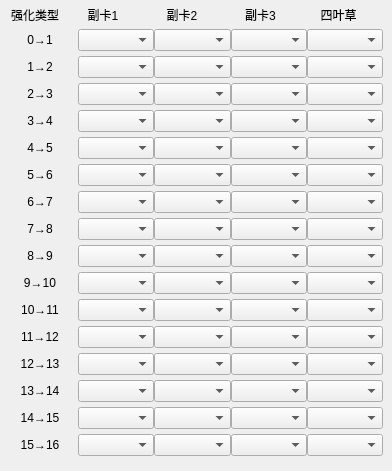
    <widget class="QWidget" name="tab_2">
     <property name="toolTip">
      <string/>
     </property>
     <attribute name="title">
      <string>强卡方案</string>
     </attribute>
     <attribute name="toolTip">
      <string>记得用心填写哦</string>
     </attribute>
     <widget class="QWidget" name="layoutWidget">
      <property name="geometry">
       <rect>
        <x>2</x>
        <y>1</y>
        <width>381</width>
        <height>461</height>
       </rect>
      </property>
      <layout class="QVBoxLayout" name="verticalLayout">
       <property name="spacing">
        <number>0</number>
       </property>
       <item>
        <layout class="QHBoxLayout" name="horizontalLayout">
         <item>
          <widget class="QLabel" name="label">
           <property name="sizePolicy">
            <sizepolicy hsizetype="Fixed" vsizetype="Fixed">
             <horstretch>0</horstretch>
             <verstretch>0</verstretch>
            </sizepolicy>
           </property>
           <property name="toolTip">
            <string>鼠标点击下面的数字有惊喜！</string>
           </property>
           <property name="text">
            <string>&lt;html&gt;&lt;head/&gt;&lt;body&gt;&lt;p align=&quot;center&quot;&gt;强化类型&lt;/p&gt;&lt;/body&gt;&lt;/html&gt;</string>
           </property>
          </widget>
         </item>
         <item>
          <widget class="QLabel" name="label_40">
           <property name="sizePolicy">
            <sizepolicy hsizetype="Fixed" vsizetype="Fixed">
             <horstretch>0</horstretch>
             <verstretch>0</verstretch>
            </sizepolicy>
           </property>
           <property name="minimumSize">
            <size>
             <width>70</width>
             <height>0</height>
            </size>
           </property>
           <property name="text">
            <string>&lt;html&gt;&lt;head/&gt;&lt;body&gt;&lt;p align=&quot;center&quot;&gt;副卡1&lt;/p&gt;&lt;/body&gt;&lt;/html&gt;</string>
           </property>
          </widget>
         </item>
         <item>
          <widget class="QLabel" name="label_7">
           <property name="sizePolicy">
            <sizepolicy hsizetype="Fixed" vsizetype="Fixed">
             <horstretch>0</horstretch>
             <verstretch>0</verstretch>
            </sizepolicy>
           </property>
           <property name="minimumSize">
            <size>
             <width>70</width>
             <height>0</height>
            </size>
           </property>
           <property name="text">
            <string>&lt;html&gt;&lt;head/&gt;&lt;body&gt;&lt;p align=&quot;center&quot;&gt;副卡2&lt;/p&gt;&lt;/body&gt;&lt;/html&gt;</string>
           </property>
          </widget>
         </item>
         <item>
          <widget class="QLabel" name="label_8">
           <property name="sizePolicy">
            <sizepolicy hsizetype="Fixed" vsizetype="Fixed">
             <horstretch>0</horstretch>
             <verstretch>0</verstretch>
            </sizepolicy>
           </property>
           <property name="minimumSize">
            <size>
             <width>69</width>
             <height>0</height>
            </size>
           </property>
           <property name="text">
            <string>&lt;html&gt;&lt;head/&gt;&lt;body&gt;&lt;p align=&quot;center&quot;&gt;副卡3&lt;/p&gt;&lt;/body&gt;&lt;/html&gt;</string>
           </property>
          </widget>
         </item>
         <item>
          <widget class="QLabel" name="label_9">
           <property name="sizePolicy">
            <sizepolicy hsizetype="Fixed" vsizetype="Fixed">
             <horstretch>0</horstretch>
             <verstretch>0</verstretch>
            </sizepolicy>
           </property>
           <property name="minimumSize">
            <size>
             <width>69</width>
             <height>0</height>
            </size>
           </property>
           <property name="text">
            <string>&lt;html&gt;&lt;head/&gt;&lt;body&gt;&lt;p align=&quot;center&quot;&gt;四叶草&lt;/p&gt;&lt;/body&gt;&lt;/html&gt;</string>
           </property>
          </widget>
         </item>
        </layout>
       </item>
       <item>
        <layout class="QHBoxLayout" name="horizontalLayout_4">
         <item>
          <widget class="ClickableLabel" name="E1">
           <property name="sizePolicy">
            <sizepolicy hsizetype="Preferred" vsizetype="Fixed">
             <horstretch>0</horstretch>
             <verstretch>0</verstretch>
            </sizepolicy>
           </property>
           <property name="minimumSize">
            <size>
             <width>54</width>
             <height>0</height>
            </size>
           </property>
           <property name="text">
            <string>&lt;html&gt;&lt;head/&gt;&lt;body&gt;&lt;p align=&quot;center&quot;&gt;0→1&lt;/p&gt;&lt;/body&gt;&lt;/html&gt;</string>
           </property>
          </widget>
         </item>
         <item>
          <widget class="QComboBox" name="subcard1_0"/>
         </item>
         <item>
          <widget class="QComboBox" name="subcard2_0"/>
         </item>
         <item>
          <widget class="QComboBox" name="subcard3_0"/>
         </item>
         <item>
          <widget class="QComboBox" name="clover0"/>
         </item>
        </layout>
       </item>
       <item>
        <layout class="QHBoxLayout" name="horizontalLayout_5">
         <item>
          <widget class="ClickableLabel" name="E2">
           <property name="sizePolicy">
            <sizepolicy hsizetype="Preferred" vsizetype="Fixed">
             <horstretch>0</horstretch>
             <verstretch>0</verstretch>
            </sizepolicy>
           </property>
           <property name="minimumSize">
            <size>
             <width>54</width>
             <height>0</height>
            </size>
           </property>
           <property name="text">
            <string>&lt;html&gt;&lt;head/&gt;&lt;body&gt;&lt;p align=&quot;center&quot;&gt;1→2&lt;/p&gt;&lt;/body&gt;&lt;/html&gt;</string>
           </property>
          </widget>
         </item>
         <item>
          <widget class="QComboBox" name="subcard1_1"/>
         </item>
         <item>
          <widget class="QComboBox" name="subcard2_1"/>
         </item>
         <item>
          <widget class="QComboBox" name="subcard3_1"/>
         </item>
         <item>
          <widget class="QComboBox" name="clover1"/>
         </item>
        </layout>
       </item>
       <item>
        <layout class="QHBoxLayout" name="horizontalLayout_7">
         <item>
          <widget class="ClickableLabel" name="E3">
           <property name="sizePolicy">
            <sizepolicy hsizetype="Preferred" vsizetype="Fixed">
             <horstretch>0</horstretch>
             <verstretch>0</verstretch>
            </sizepolicy>
           </property>
           <property name="minimumSize">
            <size>
             <width>54</width>
             <height>0</height>
            </size>
           </property>
           <property name="text">
            <string>&lt;html&gt;&lt;head/&gt;&lt;body&gt;&lt;p align=&quot;center&quot;&gt;2→3&lt;/p&gt;&lt;/body&gt;&lt;/html&gt;</string>
           </property>
          </widget>
         </item>
         <item>
          <widget class="QComboBox" name="subcard1_2"/>
         </item>
         <item>
          <widget class="QComboBox" name="subcard2_2"/>
         </item>
         <item>
          <widget class="QComboBox" name="subcard3_2"/>
         </item>
         <item>
          <widget class="QComboBox" name="clover2"/>
         </item>
        </layout>
       </item>
       <item>
        <layout class="QHBoxLayout" name="horizontalLayout_8">
         <item>
          <widget class="ClickableLabel" name="E4">
           <property name="sizePolicy">
            <sizepolicy hsizetype="Preferred" vsizetype="Fixed">
             <horstretch>0</horstretch>
             <verstretch>0</verstretch>
            </sizepolicy>
           </property>
           <property name="minimumSize">
            <size>
             <width>54</width>
             <height>0</height>
            </size>
           </property>
           <property name="text">
            <string>&lt;html&gt;&lt;head/&gt;&lt;body&gt;&lt;p align=&quot;center&quot;&gt;3→4&lt;/p&gt;&lt;/body&gt;&lt;/html&gt;</string>
           </property>
          </widget>
         </item>
         <item>
          <widget class="QComboBox" name="subcard1_3"/>
         </item>
         <item>
          <widget class="QComboBox" name="subcard2_3"/>
         </item>
         <item>
          <widget class="QComboBox" name="subcard3_3"/>
         </item>
         <item>
          <widget class="QComboBox" name="clover3"/>
         </item>
        </layout>
       </item>
       <item>
        <layout class="QHBoxLayout" name="horizontalLayout_9">
         <item>
          <widget class="ClickableLabel" name="E5">
           <property name="sizePolicy">
            <sizepolicy hsizetype="Preferred" vsizetype="Fixed">
             <horstretch>0</horstretch>
             <verstretch>0</verstretch>
            </sizepolicy>
           </property>
           <property name="minimumSize">
            <size>
             <width>54</width>
             <height>0</height>
            </size>
           </property>
           <property name="text">
            <string>&lt;html&gt;&lt;head/&gt;&lt;body&gt;&lt;p align=&quot;center&quot;&gt;4→5&lt;/p&gt;&lt;/body&gt;&lt;/html&gt;</string>
           </property>
          </widget>
         </item>
         <item>
          <widget class="QComboBox" name="subcard1_4"/>
         </item>
         <item>
          <widget class="QComboBox" name="subcard2_4"/>
         </item>
         <item>
          <widget class="QComboBox" name="subcard3_4"/>
         </item>
         <item>
          <widget class="QComboBox" name="clover4"/>
         </item>
        </layout>
       </item>
       <item>
        <layout class="QHBoxLayout" name="horizontalLayout_10">
         <item>
          <widget class="ClickableLabel" name="E6">
           <property name="sizePolicy">
            <sizepolicy hsizetype="Preferred" vsizetype="Fixed">
             <horstretch>0</horstretch>
             <verstretch>0</verstretch>
            </sizepolicy>
           </property>
           <property name="minimumSize">
            <size>
             <width>54</width>
             <height>0</height>
            </size>
           </property>
           <property name="text">
            <string>&lt;html&gt;&lt;head/&gt;&lt;body&gt;&lt;p align=&quot;center&quot;&gt;5→6&lt;/p&gt;&lt;/body&gt;&lt;/html&gt;</string>
           </property>
          </widget>
         </item>
         <item>
          <widget class="QComboBox" name="subcard1_5"/>
         </item>
         <item>
          <widget class="QComboBox" name="subcard2_5"/>
         </item>
         <item>
          <widget class="QComboBox" name="subcard3_5"/>
         </item>
         <item>
          <widget class="QComboBox" name="clover5"/>
         </item>
        </layout>
       </item>
       <item>
        <layout class="QHBoxLayout" name="horizontalLayout_11">
         <item>
          <widget class="ClickableLabel" name="E7">
           <property name="sizePolicy">
            <sizepolicy hsizetype="Preferred" vsizetype="Fixed">
             <horstretch>0</horstretch>
             <verstretch>0</verstretch>
            </sizepolicy>
           </property>
           <property name="minimumSize">
            <size>
             <width>54</width>
             <height>0</height>
            </size>
           </property>
           <property name="text">
            <string>&lt;html&gt;&lt;head/&gt;&lt;body&gt;&lt;p align=&quot;center&quot;&gt;6→7&lt;/p&gt;&lt;/body&gt;&lt;/html&gt;</string>
           </property>
          </widget>
         </item>
         <item>
          <widget class="QComboBox" name="subcard1_6"/>
         </item>
         <item>
          <widget class="QComboBox" name="subcard2_6"/>
         </item>
         <item>
          <widget class="QComboBox" name="subcard3_6"/>
         </item>
         <item>
          <widget class="QComboBox" name="clover6"/>
         </item>
        </layout>
       </item>
       <item>
        <layout class="QHBoxLayout" name="horizontalLayout_12">
         <item>
          <widget class="ClickableLabel" name="E8">
           <property name="sizePolicy">
            <sizepolicy hsizetype="Preferred" vsizetype="Fixed">
             <horstretch>0</horstretch>
             <verstretch>0</verstretch>
            </sizepolicy>
           </property>
           <property name="minimumSize">
            <size>
             <width>54</width>
             <height>0</height>
            </size>
           </property>
           <property name="text">
            <string>&lt;html&gt;&lt;head/&gt;&lt;body&gt;&lt;p align=&quot;center&quot;&gt;7→8&lt;/p&gt;&lt;/body&gt;&lt;/html&gt;</string>
           </property>
          </widget>
         </item>
         <item>
          <widget class="QComboBox" name="subcard1_7"/>
         </item>
         <item>
          <widget class="QComboBox" name="subcard2_7"/>
         </item>
         <item>
          <widget class="QComboBox" name="subcard3_7"/>
         </item>
         <item>
          <widget class="QComboBox" name="clover7"/>
         </item>
        </layout>
       </item>
       <item>
        <layout class="QHBoxLayout" name="horizontalLayout_13">
         <item>
          <widget class="ClickableLabel" name="E9">
           <property name="sizePolicy">
            <sizepolicy hsizetype="Preferred" vsizetype="Fixed">
             <horstretch>0</horstretch>
             <verstretch>0</verstretch>
            </sizepolicy>
           </property>
           <property name="minimumSize">
            <size>
             <width>54</width>
             <height>0</height>
            </size>
           </property>
           <property name="text">
            <string>&lt;html&gt;&lt;head/&gt;&lt;body&gt;&lt;p align=&quot;center&quot;&gt;8→9&lt;/p&gt;&lt;/body&gt;&lt;/html&gt;</string>
           </property>
          </widget>
         </item>
         <item>
          <widget class="QComboBox" name="subcard1_8"/>
         </item>
         <item>
          <widget class="QComboBox" name="subcard2_8"/>
         </item>
         <item>
          <widget class="QComboBox" name="subcard3_8"/>
         </item>
         <item>
          <widget class="QComboBox" name="clover8"/>
         </item>
        </layout>
       </item>
       <item>
        <layout class="QHBoxLayout" name="horizontalLayout_14">
         <item>
          <widget class="ClickableLabel" name="E10">
           <property name="sizePolicy">
            <sizepolicy hsizetype="Preferred" vsizetype="Fixed">
             <horstretch>0</horstretch>
             <verstretch>0</verstretch>
            </sizepolicy>
           </property>
           <property name="minimumSize">
            <size>
             <width>54</width>
             <height>0</height>
            </size>
           </property>
           <property name="text">
            <string>&lt;html&gt;&lt;head/&gt;&lt;body&gt;&lt;p align=&quot;center&quot;&gt;9→10&lt;/p&gt;&lt;/body&gt;&lt;/html&gt;</string>
           </property>
          </widget>
         </item>
         <item>
          <widget class="QComboBox" name="subcard1_9"/>
         </item>
         <item>
          <widget class="QComboBox" name="subcard2_9"/>
         </item>
         <item>
          <widget class="QComboBox" name="subcard3_9"/>
         </item>
         <item>
          <widget class="QComboBox" name="clover9"/>
         </item>
        </layout>
       </item>
       <item>
        <layout class="QHBoxLayout" name="horizontalLayout_15">
         <item>
          <widget class="ClickableLabel" name="E11">
           <property name="sizePolicy">
            <sizepolicy hsizetype="Preferred" vsizetype="Fixed">
             <horstretch>0</horstretch>
             <verstretch>0</verstretch>
            </sizepolicy>
           </property>
           <property name="text">
            <string>&lt;html&gt;&lt;head/&gt;&lt;body&gt;&lt;p align=&quot;center&quot;&gt;10→11&lt;/p&gt;&lt;/body&gt;&lt;/html&gt;</string>
           </property>
          </widget>
         </item>
         <item>
          <widget class="QComboBox" name="subcard1_10"/>
         </item>
         <item>
          <widget class="QComboBox" name="subcard2_10"/>
         </item>
         <item>
          <widget class="QComboBox" name="subcard3_10"/>
         </item>
         <item>
          <widget class="QComboBox" name="clover10"/>
         </item>
        </layout>
       </item>
       <item>
        <layout class="QHBoxLayout" name="horizontalLayout_16">
         <item>
          <widget class="ClickableLabel" name="E12">
           <property name="sizePolicy">
            <sizepolicy hsizetype="Preferred" vsizetype="Fixed">
             <horstretch>0</horstretch>
             <verstretch>0</verstretch>
            </sizepolicy>
           </property>
           <property name="text">
            <string>&lt;html&gt;&lt;head/&gt;&lt;body&gt;&lt;p align=&quot;center&quot;&gt;11→12&lt;/p&gt;&lt;/body&gt;&lt;/html&gt;</string>
           </property>
          </widget>
         </item>
         <item>
          <widget class="QComboBox" name="subcard1_11"/>
         </item>
         <item>
          <widget class="QComboBox" name="subcard2_11"/>
         </item>
         <item>
          <widget class="QComboBox" name="subcard3_11"/>
         </item>
         <item>
          <widget class="QComboBox" name="clover11"/>
         </item>
        </layout>
       </item>
       <item>
        <layout class="QHBoxLayout" name="horizontalLayout_17">
         <item>
          <widget class="ClickableLabel" name="E13">
           <property name="sizePolicy">
            <sizepolicy hsizetype="Preferred" vsizetype="Fixed">
             <horstretch>0</horstretch>
             <verstretch>0</verstretch>
            </sizepolicy>
           </property>
           <property name="text">
            <string>&lt;html&gt;&lt;head/&gt;&lt;body&gt;&lt;p align=&quot;center&quot;&gt;12→13&lt;/p&gt;&lt;/body&gt;&lt;/html&gt;</string>
           </property>
          </widget>
         </item>
         <item>
          <widget class="QComboBox" name="subcard1_12"/>
         </item>
         <item>
          <widget class="QComboBox" name="subcard2_12"/>
         </item>
         <item>
          <widget class="QComboBox" name="subcard3_12"/>
         </item>
         <item>
          <widget class="QComboBox" name="clover12"/>
         </item>
        </layout>
       </item>
       <item>
        <layout class="QHBoxLayout" name="horizontalLayout_18">
         <item>
          <widget class="ClickableLabel" name="E14">
           <property name="sizePolicy">
            <sizepolicy hsizetype="Preferred" vsizetype="Fixed">
             <horstretch>0</horstretch>
             <verstretch>0</verstretch>
            </sizepolicy>
           </property>
           <property name="text">
            <string>&lt;html&gt;&lt;head/&gt;&lt;body&gt;&lt;p align=&quot;center&quot;&gt;13→14&lt;/p&gt;&lt;/body&gt;&lt;/html&gt;</string>
           </property>
          </widget>
         </item>
         <item>
          <widget class="QComboBox" name="subcard1_13"/>
         </item>
         <item>
          <widget class="QComboBox" name="subcard2_13"/>
         </item>
         <item>
          <widget class="QComboBox" name="subcard3_13"/>
         </item>
         <item>
          <widget class="QComboBox" name="clover13"/>
         </item>
        </layout>
       </item>
       <item>
        <layout class="QHBoxLayout" name="horizontalLayout_19">
         <item>
          <widget class="ClickableLabel" name="E15">
           <property name="sizePolicy">
            <sizepolicy hsizetype="Preferred" vsizetype="Fixed">
             <horstretch>0</horstretch>
             <verstretch>0</verstretch>
            </sizepolicy>
           </property>
           <property name="text">
            <string>&lt;html&gt;&lt;head/&gt;&lt;body&gt;&lt;p align=&quot;center&quot;&gt;14→15&lt;/p&gt;&lt;/body&gt;&lt;/html&gt;</string>
           </property>
          </widget>
         </item>
         <item>
          <widget class="QComboBox" name="subcard1_14"/>
         </item>
         <item>
          <widget class="QComboBox" name="subcard2_14"/>
         </item>
         <item>
          <widget class="QComboBox" name="subcard3_14"/>
         </item>
         <item>
          <widget class="QComboBox" name="clover14"/>
         </item>
        </layout>
       </item>
       <item>
        <layout class="QHBoxLayout" name="horizontalLayout_20">
         <item>
          <widget class="ClickableLabel" name="E16">
           <property name="sizePolicy">
            <sizepolicy hsizetype="Preferred" vsizetype="Fixed">
             <horstretch>0</horstretch>
             <verstretch>0</verstretch>
            </sizepolicy>
           </property>
           <property name="text">
            <string>&lt;html&gt;&lt;head/&gt;&lt;body&gt;&lt;p align=&quot;center&quot;&gt;15→16&lt;/p&gt;&lt;/body&gt;&lt;/html&gt;</string>
           </property>
          </widget>
         </item>
         <item>
          <widget class="QComboBox" name="subcard1_15"/>
         </item>
         <item>
          <widget class="QComboBox" name="subcard2_15"/>
         </item>
         <item>
          <widget class="QComboBox" name="subcard3_15"/>
         </item>
         <item>
          <widget class="QComboBox" name="clover15"/>
         </item>
        </layout>
       </item>
      </layout>
     </widget>
    </widget>
